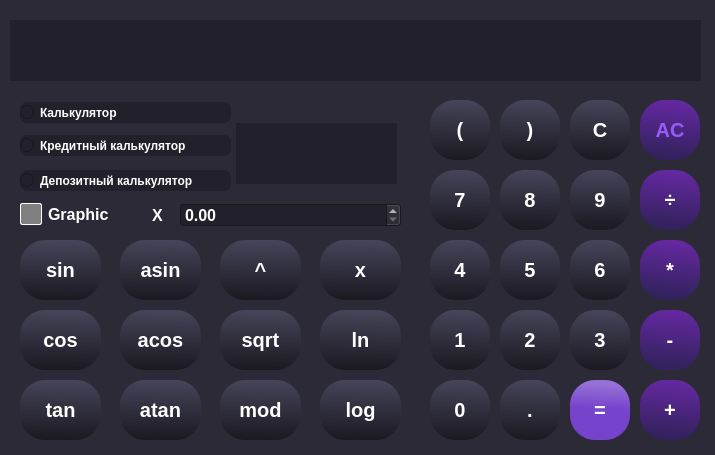
<?xml version="1.0" encoding="UTF-8"?>
<ui version="4.0">
 <class>MainWindow</class>
 <widget class="QMainWindow" name="MainWindow">
  <property name="geometry">
   <rect>
    <x>0</x>
    <y>0</y>
    <width>715</width>
    <height>455</height>
   </rect>
  </property>
  <property name="font">
   <font>
    <pointsize>10</pointsize>
    <weight>75</weight>
    <bold>true</bold>
   </font>
  </property>
  <property name="windowTitle">
   <string>Калькулятор herminaf</string>
  </property>
  <widget class="QWidget" name="centralwidget">
   <property name="styleSheet">
    <string notr="true">background: rgb(45, 42, 55)</string>
   </property>
   <widget class="QPushButton" name="pushButton_plus">
    <property name="geometry">
     <rect>
      <x>640</x>
      <y>380</y>
      <width>60</width>
      <height>60</height>
     </rect>
    </property>
    <property name="sizePolicy">
     <sizepolicy hsizetype="Minimum" vsizetype="Minimum">
      <horstretch>0</horstretch>
      <verstretch>0</verstretch>
     </sizepolicy>
    </property>
    <property name="mouseTracking">
     <bool>false</bool>
    </property>
    <property name="autoFillBackground">
     <bool>false</bool>
    </property>
    <property name="styleSheet">
     <string notr="true">    border:  3x;
    border-radius:  25px; 
    background-color: qlineargradient(spread:pad, x1:0.5, y1:0.943, x2:0.584, y2:0, stop:0 rgba(50, 34, 93, 255), stop:1 rgba(102, 40, 162, 255));
    color: rgb(255,  255,  255);
    padding:  5px;
    font: bold  20px;
    box-shadow: 2px 2px 5px rgba(0,0,0,0.5); </string>
    </property>
    <property name="text">
     <string>+</string>
    </property>
    <property name="autoExclusive">
     <bool>false</bool>
    </property>
   </widget>
   <widget class="QPushButton" name="pushButton_minus">
    <property name="geometry">
     <rect>
      <x>640</x>
      <y>310</y>
      <width>60</width>
      <height>60</height>
     </rect>
    </property>
    <property name="sizePolicy">
     <sizepolicy hsizetype="Minimum" vsizetype="Minimum">
      <horstretch>0</horstretch>
      <verstretch>0</verstretch>
     </sizepolicy>
    </property>
    <property name="mouseTracking">
     <bool>false</bool>
    </property>
    <property name="autoFillBackground">
     <bool>false</bool>
    </property>
    <property name="styleSheet">
     <string notr="true">    border:  3x;
    border-radius:  25px; 
    background-color: qlineargradient(spread:pad, x1:0.5, y1:0.943, x2:0.584, y2:0, stop:0 rgba(50, 34, 93, 255), stop:1 rgba(102, 40, 162, 255));
    color: rgb(255,  255,  255);
    padding:  5px;
    font: bold  20px;
    box-shadow: 2px 2px 5px rgba(0,0,0,0.5); </string>
    </property>
    <property name="text">
     <string>-</string>
    </property>
    <property name="autoExclusive">
     <bool>false</bool>
    </property>
   </widget>
   <widget class="QPushButton" name="pushButton_mul">
    <property name="geometry">
     <rect>
      <x>640</x>
      <y>240</y>
      <width>60</width>
      <height>60</height>
     </rect>
    </property>
    <property name="sizePolicy">
     <sizepolicy hsizetype="Minimum" vsizetype="Minimum">
      <horstretch>0</horstretch>
      <verstretch>0</verstretch>
     </sizepolicy>
    </property>
    <property name="mouseTracking">
     <bool>false</bool>
    </property>
    <property name="autoFillBackground">
     <bool>false</bool>
    </property>
    <property name="styleSheet">
     <string notr="true">    border:  3x;
    border-radius:  25px; 
    background-color: qlineargradient(spread:pad, x1:0.5, y1:0.943, x2:0.584, y2:0, stop:0 rgba(50, 34, 93, 255), stop:1 rgba(102, 40, 162, 255));
    color: rgb(255,  255,  255);
    padding:  5px;
    font: bold  20px;
    box-shadow: 2px 2px 5px rgba(0,0,0,0.5); </string>
    </property>
    <property name="text">
     <string>*</string>
    </property>
    <property name="autoExclusive">
     <bool>false</bool>
    </property>
   </widget>
   <widget class="QPushButton" name="pushButton_div">
    <property name="geometry">
     <rect>
      <x>640</x>
      <y>170</y>
      <width>60</width>
      <height>60</height>
     </rect>
    </property>
    <property name="sizePolicy">
     <sizepolicy hsizetype="Minimum" vsizetype="Minimum">
      <horstretch>0</horstretch>
      <verstretch>0</verstretch>
     </sizepolicy>
    </property>
    <property name="mouseTracking">
     <bool>false</bool>
    </property>
    <property name="autoFillBackground">
     <bool>false</bool>
    </property>
    <property name="styleSheet">
     <string notr="true">    border:  3x;
    border-radius:  25px; 
    background-color: qlineargradient(spread:pad, x1:0.5, y1:0.943, x2:0.584, y2:0, stop:0 rgba(50, 34, 93, 255), stop:1 rgba(102, 40, 162, 255));
    color: rgb(255,  255,  255);
    padding:  5px;
    font: bold  20px;
    box-shadow: 2px 2px 5px rgba(0,0,0,0.5); </string>
    </property>
    <property name="text">
     <string>÷</string>
    </property>
    <property name="autoExclusive">
     <bool>false</bool>
    </property>
   </widget>
   <widget class="QPushButton" name="pushButton_deleteall">
    <property name="geometry">
     <rect>
      <x>640</x>
      <y>100</y>
      <width>60</width>
      <height>60</height>
     </rect>
    </property>
    <property name="sizePolicy">
     <sizepolicy hsizetype="Minimum" vsizetype="Minimum">
      <horstretch>0</horstretch>
      <verstretch>0</verstretch>
     </sizepolicy>
    </property>
    <property name="mouseTracking">
     <bool>false</bool>
    </property>
    <property name="autoFillBackground">
     <bool>false</bool>
    </property>
    <property name="styleSheet">
     <string notr="true">    border:  3x;
    border-radius:  25px; 
    background-color: qlineargradient(spread:pad, x1:0.5, y1:0.943, x2:0.584, y2:0, stop:0 rgba(50, 34, 93, 255), stop:1 rgba(102, 40, 162, 255));
    color: rgb(151, 93, 250);
    padding:  5px;
    font: bold  20px;
    box-shadow: 2px 2px 5px rgba(0,0,0,0.5); </string>
    </property>
    <property name="text">
     <string>AC</string>
    </property>
    <property name="autoExclusive">
     <bool>false</bool>
    </property>
   </widget>
   <widget class="QPushButton" name="pushButton_equal">
    <property name="geometry">
     <rect>
      <x>570</x>
      <y>380</y>
      <width>60</width>
      <height>60</height>
     </rect>
    </property>
    <property name="sizePolicy">
     <sizepolicy hsizetype="Minimum" vsizetype="Minimum">
      <horstretch>0</horstretch>
      <verstretch>0</verstretch>
     </sizepolicy>
    </property>
    <property name="mouseTracking">
     <bool>false</bool>
    </property>
    <property name="autoFillBackground">
     <bool>false</bool>
    </property>
    <property name="styleSheet">
     <string notr="true">    border:  3x;
    border-radius:  25px; 
    background-color: qlineargradient(spread:pad, x1:0.368, y1:0.472227, x2:0.389, y2:0.0397727, stop:0 rgba(118, 67, 205, 255), stop:0.968421 rgba(150, 113, 213, 255));
    color: rgb(255,  255,  255);
    padding:  5px;
    font: bold  20px;
    box-shadow: 2px 2px 5px rgba(0,0,0,0.5); </string>
    </property>
    <property name="text">
     <string>=</string>
    </property>
    <property name="autoExclusive">
     <bool>false</bool>
    </property>
   </widget>
   <widget class="QPushButton" name="pushButton_dot">
    <property name="geometry">
     <rect>
      <x>500</x>
      <y>380</y>
      <width>60</width>
      <height>60</height>
     </rect>
    </property>
    <property name="sizePolicy">
     <sizepolicy hsizetype="Minimum" vsizetype="Minimum">
      <horstretch>0</horstretch>
      <verstretch>0</verstretch>
     </sizepolicy>
    </property>
    <property name="mouseTracking">
     <bool>false</bool>
    </property>
    <property name="autoFillBackground">
     <bool>false</bool>
    </property>
    <property name="styleSheet">
     <string notr="true">    border:  3x;
    border-radius:  25px; 
    background-color: qlineargradient(spread:pad, x1:0.521053, y1:0.989, x2:0.536842, y2:0, stop:0 rgba(27, 25, 33, 255), stop:1 rgba(70, 69, 90, 255));
    color: rgb(255,  255,  255);
    padding:  5px;
    font: bold  20px;
    box-shadow: 2px 2px 5px rgba(0,0,0,0.5); </string>
    </property>
    <property name="text">
     <string>.</string>
    </property>
    <property name="autoExclusive">
     <bool>false</bool>
    </property>
   </widget>
   <widget class="QPushButton" name="pushButton_0">
    <property name="geometry">
     <rect>
      <x>430</x>
      <y>380</y>
      <width>60</width>
      <height>60</height>
     </rect>
    </property>
    <property name="sizePolicy">
     <sizepolicy hsizetype="Minimum" vsizetype="Minimum">
      <horstretch>0</horstretch>
      <verstretch>0</verstretch>
     </sizepolicy>
    </property>
    <property name="mouseTracking">
     <bool>false</bool>
    </property>
    <property name="autoFillBackground">
     <bool>false</bool>
    </property>
    <property name="styleSheet">
     <string notr="true">    border:  3x;
    border-radius:  25px; 
    background-color: qlineargradient(spread:pad, x1:0.521053, y1:0.989, x2:0.536842, y2:0, stop:0 rgba(27, 25, 33, 255), stop:1 rgba(70, 69, 90, 255));
    color: rgb(255,  255,  255);
    padding:  5px;
    font: bold  20px;
    box-shadow: 2px 2px 5px rgba(0,0,0,0.5); </string>
    </property>
    <property name="text">
     <string>0</string>
    </property>
    <property name="autoExclusive">
     <bool>false</bool>
    </property>
   </widget>
   <widget class="QPushButton" name="pushButton_1">
    <property name="geometry">
     <rect>
      <x>430</x>
      <y>310</y>
      <width>60</width>
      <height>60</height>
     </rect>
    </property>
    <property name="sizePolicy">
     <sizepolicy hsizetype="Minimum" vsizetype="Minimum">
      <horstretch>0</horstretch>
      <verstretch>0</verstretch>
     </sizepolicy>
    </property>
    <property name="mouseTracking">
     <bool>false</bool>
    </property>
    <property name="autoFillBackground">
     <bool>false</bool>
    </property>
    <property name="styleSheet">
     <string notr="true">    border:  3x;
    border-radius:  25px; 
    background-color: qlineargradient(spread:pad, x1:0.521053, y1:0.989, x2:0.536842, y2:0, stop:0 rgba(27, 25, 33, 255), stop:1 rgba(70, 69, 90, 255));
    color: rgb(255,  255,  255);
    padding:  5px;
    font: bold  20px;
    box-shadow: 2px 2px 5px rgba(0,0,0,0.5); </string>
    </property>
    <property name="text">
     <string>1</string>
    </property>
    <property name="autoExclusive">
     <bool>false</bool>
    </property>
   </widget>
   <widget class="QPushButton" name="pushButton_2">
    <property name="geometry">
     <rect>
      <x>500</x>
      <y>310</y>
      <width>60</width>
      <height>60</height>
     </rect>
    </property>
    <property name="sizePolicy">
     <sizepolicy hsizetype="Minimum" vsizetype="Minimum">
      <horstretch>0</horstretch>
      <verstretch>0</verstretch>
     </sizepolicy>
    </property>
    <property name="mouseTracking">
     <bool>false</bool>
    </property>
    <property name="autoFillBackground">
     <bool>false</bool>
    </property>
    <property name="styleSheet">
     <string notr="true">    border:  3x;
    border-radius:  25px; 
    background-color: qlineargradient(spread:pad, x1:0.521053, y1:0.989, x2:0.536842, y2:0, stop:0 rgba(27, 25, 33, 255), stop:1 rgba(70, 69, 90, 255));
    color: rgb(255,  255,  255);
    padding:  5px;
    font: bold  20px;
    box-shadow: 2px 2px 5px rgba(0,0,0,0.5); </string>
    </property>
    <property name="text">
     <string>2</string>
    </property>
    <property name="autoExclusive">
     <bool>false</bool>
    </property>
   </widget>
   <widget class="QPushButton" name="pushButton_3">
    <property name="geometry">
     <rect>
      <x>570</x>
      <y>310</y>
      <width>60</width>
      <height>60</height>
     </rect>
    </property>
    <property name="sizePolicy">
     <sizepolicy hsizetype="Minimum" vsizetype="Minimum">
      <horstretch>0</horstretch>
      <verstretch>0</verstretch>
     </sizepolicy>
    </property>
    <property name="mouseTracking">
     <bool>false</bool>
    </property>
    <property name="autoFillBackground">
     <bool>false</bool>
    </property>
    <property name="styleSheet">
     <string notr="true">    border:  3x;
    border-radius:  25px; 
    background-color: qlineargradient(spread:pad, x1:0.521053, y1:0.989, x2:0.536842, y2:0, stop:0 rgba(27, 25, 33, 255), stop:1 rgba(70, 69, 90, 255));
    color: rgb(255,  255,  255);
    padding:  5px;
    font: bold  20px;
    box-shadow: 2px 2px 5px rgba(0,0,0,0.5); </string>
    </property>
    <property name="text">
     <string>3</string>
    </property>
    <property name="autoExclusive">
     <bool>false</bool>
    </property>
   </widget>
   <widget class="QPushButton" name="pushButton_4">
    <property name="geometry">
     <rect>
      <x>430</x>
      <y>240</y>
      <width>60</width>
      <height>60</height>
     </rect>
    </property>
    <property name="sizePolicy">
     <sizepolicy hsizetype="Minimum" vsizetype="Minimum">
      <horstretch>0</horstretch>
      <verstretch>0</verstretch>
     </sizepolicy>
    </property>
    <property name="mouseTracking">
     <bool>false</bool>
    </property>
    <property name="autoFillBackground">
     <bool>false</bool>
    </property>
    <property name="styleSheet">
     <string notr="true">    border:  3x;
    border-radius:  25px; 
    background-color: qlineargradient(spread:pad, x1:0.521053, y1:0.989, x2:0.536842, y2:0, stop:0 rgba(27, 25, 33, 255), stop:1 rgba(70, 69, 90, 255));
    color: rgb(255,  255,  255);
    padding:  5px;
    font: bold  20px;
    box-shadow: 2px 2px 5px rgba(0,0,0,0.5); </string>
    </property>
    <property name="text">
     <string>4</string>
    </property>
    <property name="autoExclusive">
     <bool>false</bool>
    </property>
   </widget>
   <widget class="QPushButton" name="pushButton_5">
    <property name="geometry">
     <rect>
      <x>500</x>
      <y>240</y>
      <width>60</width>
      <height>60</height>
     </rect>
    </property>
    <property name="sizePolicy">
     <sizepolicy hsizetype="Minimum" vsizetype="Minimum">
      <horstretch>0</horstretch>
      <verstretch>0</verstretch>
     </sizepolicy>
    </property>
    <property name="mouseTracking">
     <bool>false</bool>
    </property>
    <property name="autoFillBackground">
     <bool>false</bool>
    </property>
    <property name="styleSheet">
     <string notr="true">    border:  3x;
    border-radius:  25px; 
    background-color: qlineargradient(spread:pad, x1:0.521053, y1:0.989, x2:0.536842, y2:0, stop:0 rgba(27, 25, 33, 255), stop:1 rgba(70, 69, 90, 255));
    color: rgb(255,  255,  255);
    padding:  5px;
    font: bold  20px;
    box-shadow: 2px 2px 5px rgba(0,0,0,0.5); </string>
    </property>
    <property name="text">
     <string>5</string>
    </property>
    <property name="autoExclusive">
     <bool>false</bool>
    </property>
   </widget>
   <widget class="QPushButton" name="pushButton_6">
    <property name="geometry">
     <rect>
      <x>570</x>
      <y>240</y>
      <width>60</width>
      <height>60</height>
     </rect>
    </property>
    <property name="sizePolicy">
     <sizepolicy hsizetype="Minimum" vsizetype="Minimum">
      <horstretch>0</horstretch>
      <verstretch>0</verstretch>
     </sizepolicy>
    </property>
    <property name="mouseTracking">
     <bool>false</bool>
    </property>
    <property name="autoFillBackground">
     <bool>false</bool>
    </property>
    <property name="styleSheet">
     <string notr="true">    border:  3x;
    border-radius:  25px; 
    background-color: qlineargradient(spread:pad, x1:0.521053, y1:0.989, x2:0.536842, y2:0, stop:0 rgba(27, 25, 33, 255), stop:1 rgba(70, 69, 90, 255));
    color: rgb(255,  255,  255);
    padding:  5px;
    font: bold  20px;
    box-shadow: 2px 2px 5px rgba(0,0,0,0.5); </string>
    </property>
    <property name="text">
     <string>6</string>
    </property>
    <property name="autoExclusive">
     <bool>false</bool>
    </property>
   </widget>
   <widget class="QPushButton" name="pushButton_7">
    <property name="geometry">
     <rect>
      <x>430</x>
      <y>170</y>
      <width>60</width>
      <height>60</height>
     </rect>
    </property>
    <property name="sizePolicy">
     <sizepolicy hsizetype="Minimum" vsizetype="Minimum">
      <horstretch>0</horstretch>
      <verstretch>0</verstretch>
     </sizepolicy>
    </property>
    <property name="mouseTracking">
     <bool>false</bool>
    </property>
    <property name="autoFillBackground">
     <bool>false</bool>
    </property>
    <property name="styleSheet">
     <string notr="true">    border:  3x;
    border-radius:  25px; 
    background-color: qlineargradient(spread:pad, x1:0.521053, y1:0.989, x2:0.536842, y2:0, stop:0 rgba(27, 25, 33, 255), stop:1 rgba(70, 69, 90, 255));
    color: rgb(255,  255,  255);
    padding:  5px;
    font: bold  20px;
    box-shadow: 2px 2px 5px rgba(0,0,0,0.5); </string>
    </property>
    <property name="text">
     <string>7</string>
    </property>
    <property name="autoExclusive">
     <bool>false</bool>
    </property>
   </widget>
   <widget class="QPushButton" name="pushButton_8">
    <property name="geometry">
     <rect>
      <x>500</x>
      <y>170</y>
      <width>60</width>
      <height>60</height>
     </rect>
    </property>
    <property name="sizePolicy">
     <sizepolicy hsizetype="Minimum" vsizetype="Minimum">
      <horstretch>0</horstretch>
      <verstretch>0</verstretch>
     </sizepolicy>
    </property>
    <property name="mouseTracking">
     <bool>false</bool>
    </property>
    <property name="autoFillBackground">
     <bool>false</bool>
    </property>
    <property name="styleSheet">
     <string notr="true">    border:  3x;
    border-radius:  25px; 
    background-color: qlineargradient(spread:pad, x1:0.521053, y1:0.989, x2:0.536842, y2:0, stop:0 rgba(27, 25, 33, 255), stop:1 rgba(70, 69, 90, 255));
    color: rgb(255,  255,  255);
    padding:  5px;
    font: bold  20px;
    box-shadow: 2px 2px 5px rgba(0,0,0,0.5); </string>
    </property>
    <property name="text">
     <string>8</string>
    </property>
    <property name="autoExclusive">
     <bool>false</bool>
    </property>
   </widget>
   <widget class="QPushButton" name="pushButton_9">
    <property name="geometry">
     <rect>
      <x>570</x>
      <y>170</y>
      <width>60</width>
      <height>60</height>
     </rect>
    </property>
    <property name="sizePolicy">
     <sizepolicy hsizetype="Minimum" vsizetype="Minimum">
      <horstretch>0</horstretch>
      <verstretch>0</verstretch>
     </sizepolicy>
    </property>
    <property name="mouseTracking">
     <bool>false</bool>
    </property>
    <property name="autoFillBackground">
     <bool>false</bool>
    </property>
    <property name="styleSheet">
     <string notr="true">    border:  3x;
    border-radius:  25px; 
    background-color: qlineargradient(spread:pad, x1:0.521053, y1:0.989, x2:0.536842, y2:0, stop:0 rgba(27, 25, 33, 255), stop:1 rgba(70, 69, 90, 255));
    color: rgb(255,  255,  255);
    padding:  5px;
    font: bold  20px;
    box-shadow: 2px 2px 5px rgba(0,0,0,0.5); </string>
    </property>
    <property name="text">
     <string>9</string>
    </property>
    <property name="autoExclusive">
     <bool>false</bool>
    </property>
   </widget>
   <widget class="QPushButton" name="pushButton_openbracket">
    <property name="geometry">
     <rect>
      <x>430</x>
      <y>100</y>
      <width>60</width>
      <height>60</height>
     </rect>
    </property>
    <property name="sizePolicy">
     <sizepolicy hsizetype="Minimum" vsizetype="Minimum">
      <horstretch>0</horstretch>
      <verstretch>0</verstretch>
     </sizepolicy>
    </property>
    <property name="mouseTracking">
     <bool>false</bool>
    </property>
    <property name="autoFillBackground">
     <bool>false</bool>
    </property>
    <property name="styleSheet">
     <string notr="true">    border:  3x;
    border-radius:  25px; 
    background-color: qlineargradient(spread:pad, x1:0.521053, y1:0.989, x2:0.536842, y2:0, stop:0 rgba(27, 25, 33, 255), stop:1 rgba(70, 69, 90, 255));
    color: rgb(255,  255,  255);
    padding:  5px;
    font: bold  20px;
    box-shadow: 2px 2px 5px rgba(0,0,0,0.5); </string>
    </property>
    <property name="text">
     <string>(</string>
    </property>
    <property name="autoExclusive">
     <bool>false</bool>
    </property>
   </widget>
   <widget class="QPushButton" name="pushButton_closebracket">
    <property name="geometry">
     <rect>
      <x>500</x>
      <y>100</y>
      <width>60</width>
      <height>60</height>
     </rect>
    </property>
    <property name="sizePolicy">
     <sizepolicy hsizetype="Minimum" vsizetype="Minimum">
      <horstretch>0</horstretch>
      <verstretch>0</verstretch>
     </sizepolicy>
    </property>
    <property name="mouseTracking">
     <bool>false</bool>
    </property>
    <property name="autoFillBackground">
     <bool>false</bool>
    </property>
    <property name="styleSheet">
     <string notr="true">    border:  3x;
    border-radius:  25px; 
    background-color: qlineargradient(spread:pad, x1:0.521053, y1:0.989, x2:0.536842, y2:0, stop:0 rgba(27, 25, 33, 255), stop:1 rgba(70, 69, 90, 255));
    color: rgb(255,  255,  255);
    padding:  5px;
    font: bold  20px;
    box-shadow: 2px 2px 5px rgba(0,0,0,0.5); </string>
    </property>
    <property name="text">
     <string>)</string>
    </property>
    <property name="autoExclusive">
     <bool>false</bool>
    </property>
   </widget>
   <widget class="QPushButton" name="pushButton_C">
    <property name="geometry">
     <rect>
      <x>570</x>
      <y>100</y>
      <width>60</width>
      <height>60</height>
     </rect>
    </property>
    <property name="sizePolicy">
     <sizepolicy hsizetype="Minimum" vsizetype="Minimum">
      <horstretch>0</horstretch>
      <verstretch>0</verstretch>
     </sizepolicy>
    </property>
    <property name="mouseTracking">
     <bool>false</bool>
    </property>
    <property name="autoFillBackground">
     <bool>false</bool>
    </property>
    <property name="styleSheet">
     <string notr="true">    border:  3x;
    border-radius:  25px; 
    background-color: qlineargradient(spread:pad, x1:0.521053, y1:0.989, x2:0.536842, y2:0, stop:0 rgba(27, 25, 33, 255), stop:1 rgba(70, 69, 90, 255));
    color: rgb(255,  255,  255);
    padding:  5px;
    font: bold  20px;
    box-shadow: 2px 2px 5px rgba(0,0,0,0.5); </string>
    </property>
    <property name="text">
     <string>C</string>
    </property>
    <property name="autoExclusive">
     <bool>false</bool>
    </property>
   </widget>
   <widget class="QLabel" name="label">
    <property name="geometry">
     <rect>
      <x>10</x>
      <y>20</y>
      <width>691</width>
      <height>61</height>
     </rect>
    </property>
    <property name="font">
     <font>
      <pointsize>30</pointsize>
      <weight>75</weight>
      <italic>false</italic>
      <bold>true</bold>
      <underline>false</underline>
      <strikeout>false</strikeout>
      <kerning>true</kerning>
     </font>
    </property>
    <property name="layoutDirection">
     <enum>Qt::LeftToRight</enum>
    </property>
    <property name="styleSheet">
     <string notr="true">QLabel{
qproperty-alignment: 'AlignVCenter | AlignRight';
color: rgb(255, 255, 255);
background-color: rgb(34, 32, 42);
}</string>
    </property>
    <property name="text">
     <string/>
    </property>
   </widget>
   <widget class="QPushButton" name="pushButton_sin">
    <property name="geometry">
     <rect>
      <x>20</x>
      <y>240</y>
      <width>81</width>
      <height>60</height>
     </rect>
    </property>
    <property name="sizePolicy">
     <sizepolicy hsizetype="Minimum" vsizetype="Minimum">
      <horstretch>0</horstretch>
      <verstretch>0</verstretch>
     </sizepolicy>
    </property>
    <property name="mouseTracking">
     <bool>false</bool>
    </property>
    <property name="autoFillBackground">
     <bool>false</bool>
    </property>
    <property name="styleSheet">
     <string notr="true">    border:  3x;
    border-radius:  25px; 
    background-color: qlineargradient(spread:pad, x1:0.521053, y1:0.989, x2:0.536842, y2:0, stop:0 rgba(27, 25, 33, 255), stop:1 rgba(70, 69, 90, 255));
    color: rgb(255,  255,  255);
    padding:  5px;
    font: bold  20px;
    box-shadow: 2px 2px 5px rgba(0,0,0,0.5); </string>
    </property>
    <property name="text">
     <string>sin</string>
    </property>
    <property name="autoExclusive">
     <bool>false</bool>
    </property>
   </widget>
   <widget class="QPushButton" name="pushButton_asin">
    <property name="geometry">
     <rect>
      <x>120</x>
      <y>240</y>
      <width>81</width>
      <height>60</height>
     </rect>
    </property>
    <property name="sizePolicy">
     <sizepolicy hsizetype="Minimum" vsizetype="Minimum">
      <horstretch>0</horstretch>
      <verstretch>0</verstretch>
     </sizepolicy>
    </property>
    <property name="mouseTracking">
     <bool>false</bool>
    </property>
    <property name="autoFillBackground">
     <bool>false</bool>
    </property>
    <property name="styleSheet">
     <string notr="true">    border:  3x;
    border-radius:  25px; 
    background-color: qlineargradient(spread:pad, x1:0.521053, y1:0.989, x2:0.536842, y2:0, stop:0 rgba(27, 25, 33, 255), stop:1 rgba(70, 69, 90, 255));
    color: rgb(255,  255,  255);
    padding:  5px;
    font: bold  20px;
    box-shadow: 2px 2px 5px rgba(0,0,0,0.5); </string>
    </property>
    <property name="text">
     <string>asin</string>
    </property>
    <property name="autoExclusive">
     <bool>false</bool>
    </property>
   </widget>
   <widget class="QPushButton" name="pushButton_pow">
    <property name="geometry">
     <rect>
      <x>220</x>
      <y>240</y>
      <width>81</width>
      <height>60</height>
     </rect>
    </property>
    <property name="sizePolicy">
     <sizepolicy hsizetype="Minimum" vsizetype="Minimum">
      <horstretch>0</horstretch>
      <verstretch>0</verstretch>
     </sizepolicy>
    </property>
    <property name="mouseTracking">
     <bool>false</bool>
    </property>
    <property name="autoFillBackground">
     <bool>false</bool>
    </property>
    <property name="styleSheet">
     <string notr="true">    border:  3x;
    border-radius:  25px; 
    background-color: qlineargradient(spread:pad, x1:0.521053, y1:0.989, x2:0.536842, y2:0, stop:0 rgba(27, 25, 33, 255), stop:1 rgba(70, 69, 90, 255));
    color: rgb(255,  255,  255);
    padding:  5px;
    font: bold  20px;
    box-shadow: 2px 2px 5px rgba(0,0,0,0.5); </string>
    </property>
    <property name="text">
     <string>^</string>
    </property>
    <property name="autoExclusive">
     <bool>false</bool>
    </property>
   </widget>
   <widget class="QPushButton" name="pushButton_x">
    <property name="geometry">
     <rect>
      <x>320</x>
      <y>240</y>
      <width>81</width>
      <height>60</height>
     </rect>
    </property>
    <property name="sizePolicy">
     <sizepolicy hsizetype="Minimum" vsizetype="Minimum">
      <horstretch>0</horstretch>
      <verstretch>0</verstretch>
     </sizepolicy>
    </property>
    <property name="mouseTracking">
     <bool>false</bool>
    </property>
    <property name="autoFillBackground">
     <bool>false</bool>
    </property>
    <property name="styleSheet">
     <string notr="true">    border:  3x;
    border-radius:  25px; 
    background-color: qlineargradient(spread:pad, x1:0.521053, y1:0.989, x2:0.536842, y2:0, stop:0 rgba(27, 25, 33, 255), stop:1 rgba(70, 69, 90, 255));
    color: rgb(255,  255,  255);
    padding:  5px;
    font: bold  20px;
    box-shadow: 2px 2px 5px rgba(0,0,0,0.5); </string>
    </property>
    <property name="text">
     <string>x</string>
    </property>
    <property name="autoExclusive">
     <bool>false</bool>
    </property>
   </widget>
   <widget class="QPushButton" name="pushButton_cos">
    <property name="geometry">
     <rect>
      <x>20</x>
      <y>310</y>
      <width>81</width>
      <height>60</height>
     </rect>
    </property>
    <property name="sizePolicy">
     <sizepolicy hsizetype="Minimum" vsizetype="Minimum">
      <horstretch>0</horstretch>
      <verstretch>0</verstretch>
     </sizepolicy>
    </property>
    <property name="mouseTracking">
     <bool>false</bool>
    </property>
    <property name="autoFillBackground">
     <bool>false</bool>
    </property>
    <property name="styleSheet">
     <string notr="true">    border:  3x;
    border-radius:  25px; 
    background-color: qlineargradient(spread:pad, x1:0.521053, y1:0.989, x2:0.536842, y2:0, stop:0 rgba(27, 25, 33, 255), stop:1 rgba(70, 69, 90, 255));
    color: rgb(255,  255,  255);
    padding:  5px;
    font: bold  20px;
    box-shadow: 2px 2px 5px rgba(0,0,0,0.5); </string>
    </property>
    <property name="text">
     <string>cos</string>
    </property>
    <property name="autoExclusive">
     <bool>false</bool>
    </property>
   </widget>
   <widget class="QPushButton" name="pushButton_acos">
    <property name="geometry">
     <rect>
      <x>120</x>
      <y>310</y>
      <width>81</width>
      <height>60</height>
     </rect>
    </property>
    <property name="sizePolicy">
     <sizepolicy hsizetype="Minimum" vsizetype="Minimum">
      <horstretch>0</horstretch>
      <verstretch>0</verstretch>
     </sizepolicy>
    </property>
    <property name="mouseTracking">
     <bool>false</bool>
    </property>
    <property name="autoFillBackground">
     <bool>false</bool>
    </property>
    <property name="styleSheet">
     <string notr="true">    border:  3x;
    border-radius:  25px; 
    background-color: qlineargradient(spread:pad, x1:0.521053, y1:0.989, x2:0.536842, y2:0, stop:0 rgba(27, 25, 33, 255), stop:1 rgba(70, 69, 90, 255));
    color: rgb(255,  255,  255);
    padding:  5px;
    font: bold  20px;
    box-shadow: 2px 2px 5px rgba(0,0,0,0.5); </string>
    </property>
    <property name="text">
     <string>acos</string>
    </property>
    <property name="autoExclusive">
     <bool>false</bool>
    </property>
   </widget>
   <widget class="QPushButton" name="pushButton_sqrt">
    <property name="geometry">
     <rect>
      <x>220</x>
      <y>310</y>
      <width>81</width>
      <height>60</height>
     </rect>
    </property>
    <property name="sizePolicy">
     <sizepolicy hsizetype="Minimum" vsizetype="Minimum">
      <horstretch>0</horstretch>
      <verstretch>0</verstretch>
     </sizepolicy>
    </property>
    <property name="mouseTracking">
     <bool>false</bool>
    </property>
    <property name="autoFillBackground">
     <bool>false</bool>
    </property>
    <property name="styleSheet">
     <string notr="true">    border:  3x;
    border-radius:  25px; 
    background-color: qlineargradient(spread:pad, x1:0.521053, y1:0.989, x2:0.536842, y2:0, stop:0 rgba(27, 25, 33, 255), stop:1 rgba(70, 69, 90, 255));
    color: rgb(255,  255,  255);
    padding:  5px;
    font: bold  20px;
    box-shadow: 2px 2px 5px rgba(0,0,0,0.5); </string>
    </property>
    <property name="text">
     <string>sqrt</string>
    </property>
    <property name="autoExclusive">
     <bool>false</bool>
    </property>
   </widget>
   <widget class="QPushButton" name="pushButton_ln">
    <property name="geometry">
     <rect>
      <x>320</x>
      <y>310</y>
      <width>81</width>
      <height>60</height>
     </rect>
    </property>
    <property name="sizePolicy">
     <sizepolicy hsizetype="Minimum" vsizetype="Minimum">
      <horstretch>0</horstretch>
      <verstretch>0</verstretch>
     </sizepolicy>
    </property>
    <property name="mouseTracking">
     <bool>false</bool>
    </property>
    <property name="autoFillBackground">
     <bool>false</bool>
    </property>
    <property name="styleSheet">
     <string notr="true">    border:  3x;
    border-radius:  25px; 
    background-color: qlineargradient(spread:pad, x1:0.521053, y1:0.989, x2:0.536842, y2:0, stop:0 rgba(27, 25, 33, 255), stop:1 rgba(70, 69, 90, 255));
    color: rgb(255,  255,  255);
    padding:  5px;
    font: bold  20px;
    box-shadow: 2px 2px 5px rgba(0,0,0,0.5); </string>
    </property>
    <property name="text">
     <string>ln</string>
    </property>
    <property name="autoExclusive">
     <bool>false</bool>
    </property>
   </widget>
   <widget class="QPushButton" name="pushButton_tan">
    <property name="geometry">
     <rect>
      <x>20</x>
      <y>380</y>
      <width>81</width>
      <height>60</height>
     </rect>
    </property>
    <property name="sizePolicy">
     <sizepolicy hsizetype="Minimum" vsizetype="Minimum">
      <horstretch>0</horstretch>
      <verstretch>0</verstretch>
     </sizepolicy>
    </property>
    <property name="mouseTracking">
     <bool>false</bool>
    </property>
    <property name="autoFillBackground">
     <bool>false</bool>
    </property>
    <property name="styleSheet">
     <string notr="true">    border:  3x;
    border-radius:  25px; 
    background-color: qlineargradient(spread:pad, x1:0.521053, y1:0.989, x2:0.536842, y2:0, stop:0 rgba(27, 25, 33, 255), stop:1 rgba(70, 69, 90, 255));
    color: rgb(255,  255,  255);
    padding:  5px;
    font: bold  20px;
    box-shadow: 2px 2px 5px rgba(0,0,0,0.5); </string>
    </property>
    <property name="text">
     <string>tan</string>
    </property>
    <property name="autoExclusive">
     <bool>false</bool>
    </property>
   </widget>
   <widget class="QPushButton" name="pushButton_atan">
    <property name="geometry">
     <rect>
      <x>120</x>
      <y>380</y>
      <width>81</width>
      <height>60</height>
     </rect>
    </property>
    <property name="sizePolicy">
     <sizepolicy hsizetype="Minimum" vsizetype="Minimum">
      <horstretch>0</horstretch>
      <verstretch>0</verstretch>
     </sizepolicy>
    </property>
    <property name="mouseTracking">
     <bool>false</bool>
    </property>
    <property name="autoFillBackground">
     <bool>false</bool>
    </property>
    <property name="styleSheet">
     <string notr="true">    border:  3x;
    border-radius:  25px; 
    background-color: qlineargradient(spread:pad, x1:0.521053, y1:0.989, x2:0.536842, y2:0, stop:0 rgba(27, 25, 33, 255), stop:1 rgba(70, 69, 90, 255));
    color: rgb(255,  255,  255);
    padding:  5px;
    font: bold  20px;
    box-shadow: 2px 2px 5px rgba(0,0,0,0.5); </string>
    </property>
    <property name="text">
     <string>atan</string>
    </property>
    <property name="autoExclusive">
     <bool>false</bool>
    </property>
   </widget>
   <widget class="QPushButton" name="pushButton_mod">
    <property name="geometry">
     <rect>
      <x>220</x>
      <y>380</y>
      <width>81</width>
      <height>60</height>
     </rect>
    </property>
    <property name="sizePolicy">
     <sizepolicy hsizetype="Minimum" vsizetype="Minimum">
      <horstretch>0</horstretch>
      <verstretch>0</verstretch>
     </sizepolicy>
    </property>
    <property name="mouseTracking">
     <bool>false</bool>
    </property>
    <property name="autoFillBackground">
     <bool>false</bool>
    </property>
    <property name="styleSheet">
     <string notr="true">    border:  3x;
    border-radius:  25px; 
    background-color: qlineargradient(spread:pad, x1:0.521053, y1:0.989, x2:0.536842, y2:0, stop:0 rgba(27, 25, 33, 255), stop:1 rgba(70, 69, 90, 255));
    color: rgb(255,  255,  255);
    padding:  5px;
    font: bold  20px;
    box-shadow: 2px 2px 5px rgba(0,0,0,0.5); </string>
    </property>
    <property name="text">
     <string>mod</string>
    </property>
    <property name="autoExclusive">
     <bool>false</bool>
    </property>
   </widget>
   <widget class="QPushButton" name="pushButton_log">
    <property name="geometry">
     <rect>
      <x>320</x>
      <y>380</y>
      <width>81</width>
      <height>60</height>
     </rect>
    </property>
    <property name="sizePolicy">
     <sizepolicy hsizetype="Minimum" vsizetype="Minimum">
      <horstretch>0</horstretch>
      <verstretch>0</verstretch>
     </sizepolicy>
    </property>
    <property name="mouseTracking">
     <bool>false</bool>
    </property>
    <property name="autoFillBackground">
     <bool>false</bool>
    </property>
    <property name="styleSheet">
     <string notr="true">    border:  3x;
    border-radius:  25px; 
    background-color: qlineargradient(spread:pad, x1:0.521053, y1:0.989, x2:0.536842, y2:0, stop:0 rgba(27, 25, 33, 255), stop:1 rgba(70, 69, 90, 255));
    color: rgb(255,  255,  255);
    padding:  5px;
    font: bold  20px;
    box-shadow: 2px 2px 5px rgba(0,0,0,0.5); </string>
    </property>
    <property name="text">
     <string>log</string>
    </property>
    <property name="autoExclusive">
     <bool>false</bool>
    </property>
   </widget>
   <widget class="QCheckBox" name="checkBox_graph">
    <property name="geometry">
     <rect>
      <x>20</x>
      <y>194</y>
      <width>101</width>
      <height>41</height>
     </rect>
    </property>
    <property name="font">
     <font>
      <pointsize>12</pointsize>
      <weight>75</weight>
      <bold>true</bold>
     </font>
    </property>
    <property name="styleSheet">
     <string notr="true">QCheckBox::indicator {
    width:  20px;
    height:  20px;
    background-color: gray;
    border-style: solid;
    border-width:  1px;
    border-color: white;
    border-radius:  2px;
}

QCheckBox::indicator:checked {
    background-color: qlineargradient(spread:pad, x1:0.5, y1:0.943, x2:0.584, y2:0, stop:0 rgba(50, 34, 93, 255), stop:1 rgba(102, 40, 162, 255));
    border-color: white;
}

QCheckBox::indicator:checked:hover {
    background-color: qlineargradient(spread:pad, x1:0.5, y1:0.943, x2:0.584, y2:0, stop:0 rgba(50, 34, 93, 255), stop:1 rgba(102, 40, 162, 255));
}

QCheckBox {
color:white;
}</string>
    </property>
    <property name="text">
     <string>Graphic</string>
    </property>
   </widget>
   <widget class="QRadioButton" name="radioButton">
    <property name="geometry">
     <rect>
      <x>20</x>
      <y>102</y>
      <width>211</width>
      <height>21</height>
     </rect>
    </property>
    <property name="font">
     <font>
      <pointsize>9</pointsize>
      <weight>75</weight>
      <bold>true</bold>
     </font>
    </property>
    <property name="styleSheet">
     <string notr="true">QRadioButton {
	background-color:rgb(34, 32, 42);
    border-style: outset; 
    border-radius: 7px; 
	color: rgb(255, 255, 255);
	}
</string>
    </property>
    <property name="text">
     <string>Калькулятор</string>
    </property>
   </widget>
   <widget class="QRadioButton" name="radioButton_2">
    <property name="geometry">
     <rect>
      <x>20</x>
      <y>135</y>
      <width>211</width>
      <height>21</height>
     </rect>
    </property>
    <property name="font">
     <font>
      <pointsize>9</pointsize>
      <weight>75</weight>
      <bold>true</bold>
     </font>
    </property>
    <property name="styleSheet">
     <string notr="true">QRadioButton {
	background-color:rgb(34, 32, 42);
    border-style: outset; 
    border-radius: 7px; 
	color: rgb(255, 255, 255);
	}
</string>
    </property>
    <property name="text">
     <string>Кредитный калькулятор</string>
    </property>
   </widget>
   <widget class="QLabel" name="label_2">
    <property name="geometry">
     <rect>
      <x>152</x>
      <y>205</y>
      <width>16</width>
      <height>21</height>
     </rect>
    </property>
    <property name="font">
     <font>
      <pointsize>12</pointsize>
      <weight>75</weight>
      <bold>true</bold>
     </font>
    </property>
    <property name="styleSheet">
     <string notr="true">QLabel {
Color : rgb(255, 255, 255);
}</string>
    </property>
    <property name="text">
     <string>X</string>
    </property>
   </widget>
   <widget class="QDoubleSpinBox" name="doubleSpinBox_xinput">
    <property name="geometry">
     <rect>
      <x>180</x>
      <y>203</y>
      <width>221</width>
      <height>24</height>
     </rect>
    </property>
    <property name="font">
     <font>
      <pointsize>12</pointsize>
      <weight>75</weight>
      <bold>true</bold>
     </font>
    </property>
    <property name="styleSheet">
     <string notr="true">QDoubleSpinBox {
    color: rgb(255, 255, 255); 
qproperty-alignment: 'AlignVCenter | AlignRight';
background-color:rgb(34, 32, 42);
}



</string>
    </property>
   </widget>
   <widget class="QLabel" name="label_output">
    <property name="geometry">
     <rect>
      <x>236</x>
      <y>123</y>
      <width>161</width>
      <height>61</height>
     </rect>
    </property>
    <property name="font">
     <font>
      <pointsize>13</pointsize>
      <weight>75</weight>
      <italic>false</italic>
      <bold>true</bold>
      <underline>false</underline>
      <strikeout>false</strikeout>
      <kerning>true</kerning>
     </font>
    </property>
    <property name="layoutDirection">
     <enum>Qt::LeftToRight</enum>
    </property>
    <property name="styleSheet">
     <string notr="true">QLabel{
qproperty-alignment: AlignCenter;
color: rgb(255, 255, 255);
background-color: rgb(34, 32, 42);
}</string>
    </property>
    <property name="text">
     <string/>
    </property>
   </widget>
   <widget class="QRadioButton" name="radioButton_depositcalc">
    <property name="geometry">
     <rect>
      <x>20</x>
      <y>170</y>
      <width>211</width>
      <height>21</height>
     </rect>
    </property>
    <property name="font">
     <font>
      <pointsize>9</pointsize>
      <weight>75</weight>
      <bold>true</bold>
     </font>
    </property>
    <property name="styleSheet">
     <string notr="true">QRadioButton {
	background-color:rgb(34, 32, 42);
    border-style: outset; 
    border-radius: 7px; 
	color: rgb(255, 255, 255);
	}
</string>
    </property>
    <property name="text">
     <string>Депозитный калькулятор</string>
    </property>
   </widget>
  </widget>
 </widget>
 <resources/>
 <connections/>
</ui>
